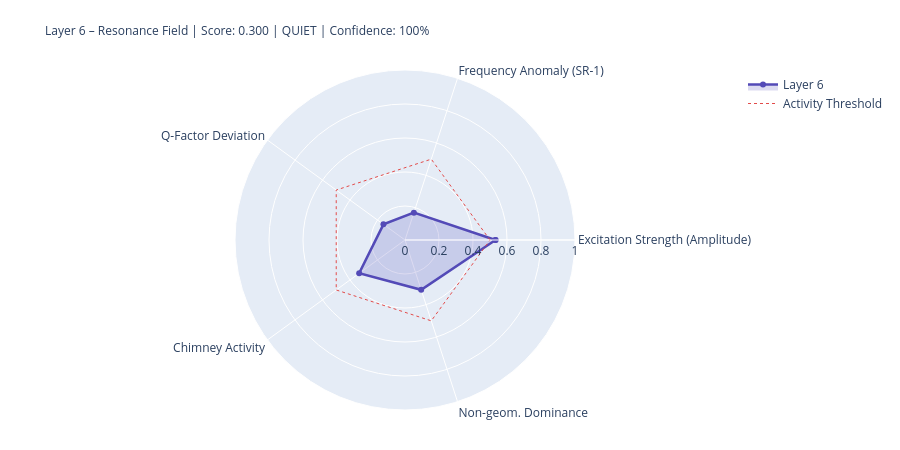

Notebook cell for this chart:
### Markdown cell above
---
## 4. State Assessment & Handoff to Layer 7

### Code cell
# ============================================================
# LAYER-6-SCORE
# ============================================================

def norm(v, lo, hi):
    if v is None: return None
    return round(max(0.0, min(1.0, (v - lo) / (hi - lo))), 4)

# 1) Excitation strength (from amplitude modulator)
excitation = norm(amp_mod_total, 0.5, 1.8)

# 2) Frequency anomaly (total shift of SR-1)
freq_anomaly = norm(abs(expected[1]['freq_shift_mHz']), 0, 200)

# 3) Q-factor deviation
q_anomaly = norm(abs(expected[1]['Q_factor_change']), 0, 30)

# 4) Chimney activity
chimney_score = norm(chimney_factor, 0.85, 1.15)

# 5) Non-geometric dominance (diagnostic feature)
non_geom_dom = norm(ratio, 0, 10)

COMPONENTS = {
    'Excitation Strength (Amplitude)':  {'score': excitation,    'source': 'derived_from_L3_L5', 'dynamic': True},
    'Frequency Anomaly (SR-1)':       {'score': freq_anomaly,  'source': 'derived_from_L4',   'dynamic': True},
    'Q-Factor Deviation':            {'score': q_anomaly,     'source': 'derived_from_L4',   'dynamic': True},
    'Chimney Activity':             {'score': chimney_score, 'source': 'time_of_day',       'dynamic': True},
    'Non-geom. Dominance':           {'score': non_geom_dom,  'source': 'diagnostic',        'dynamic': True},
}

available    = {k: v['score'] for k, v in COMPONENTS.items() if v['score'] is not None}
unavailable  = [k for k, v in COMPONENTS.items() if v['score'] is None]
layer6_score = round(sum(available.values()) / len(available), 4) if available else None
confidence   = round(len(available) / len(COMPONENTS), 2)
level = ('unknown' if layer6_score is None
         else 'quiet'   if layer6_score < 0.3
         else 'moderate' if layer6_score < 0.6
         else 'active')
dominant_l6 = max(available, key=available.get) if available else 'none'

W = 70
print('=' * W)
print('LAYER 6 – RESONANCE FIELD / SCHUMANN – STATE ASSESSMENT')
print('=' * W)
for name, comp in COMPONENTS.items():
    s = comp['score']
    if s is not None:
        bar = '█' * int(s*20) + '░' * (20-int(s*20))
        print(f'  {name:<32} {bar}  {s:.3f}  [{comp["source"]}]')
    else:
        print(f'  {name:<32} {"─"*20}  n/a   [missing]')
print('-' * W)
print(f'  Score:           {layer6_score:.3f}  ({len(available)}/{len(COMPONENTS)} components)')
print(f'  Confidence:      {confidence:.0%}')
print(f'  Level:           {level.upper()}')
print(f'  Dominant:        {dominant_l6}')
print(f'  SR-1 expected:   {expected[1]["freq_Hz"]:.4f} Hz  (Δ {expected[1]["freq_shift_mHz"]:+.1f} mHz vs 7.83 Hz)')
print(f'  Amplitude:       factor {amp_mod_total:.3f}  (vs reference)')
print(f'  Q-Factor SR-1:   {expected[1]["Q_factor"]:.2f}  ({expected[1]["Q_factor_change"]:+.1f}%)')
print('=' * W)

# Radar
cats   = list(available.keys())
vals_r = list(available.values())
if len(cats) >= 3:
    fig = go.Figure()
    fig.add_trace(go.Scatterpolar(
        r=vals_r + [vals_r[0]], theta=cats + [cats[0]],
        fill='toself', fillcolor='rgba(83,74,183,0.20)',
        line=dict(color='#534AB7', width=2.5), name='Layer 6'
    ))
    fig.add_trace(go.Scatterpolar(
        r=[0.5]*(len(cats)+1), theta=cats+[cats[0]],
        line=dict(color='#E24B4A', dash='dot', width=1),
        mode='lines', name='Activity Threshold'
    ))
    fig.update_layout(
        title=dict(
            text=f'Layer 6 – Resonance Field | Score: {layer6_score:.3f} | {level.upper()} | Confidence: {confidence:.0%}',
            font=dict(size=12)
        ),
        polar=dict(radialaxis=dict(visible=True, range=[0,1])),
        height=450, showlegend=True,
        margin=dict(l=80, r=80, t=70, b=40)
    )
    fig.show()

### Figure 1 — Plotly figure (JSON) as saved in the notebook; plotly's stock layout.template omitted (floating-point values rounded to 4 significant figures)
{"data": [{"fill": "toself", "fillcolor": "rgba(83,74,183,0.20)", "line": {"color": "#534AB7", "width": 2.5}, "name": "Layer 6", "r": [0.5324, 0.169, 0.1567, 0.3333, 0.3079, 0.5324], "theta": ["Excitation Strength (Amplitude)", "Frequency Anomaly (SR-1)", "Q-Factor Deviation", "Chimney Activity", "Non-geom. Dominance", "Excitation Strength (Amplitude)"], "type": "scatterpolar"}, {"line": {"color": "#E24B4A", "dash": "dot", "width": 1}, "mode": "lines", "name": "Activity Threshold", "r": [0.5, 0.5, 0.5, 0.5, 0.5, 0.5], "theta": ["Excitation Strength (Amplitude)", "Frequency Anomaly (SR-1)", "Q-Factor Deviation", "Chimney Activity", "Non-geom. Dominance", "Excitation Strength (Amplitude)"], "type": "scatterpolar"}], "layout": {"height": 450, "margin": {"b": 40, "l": 80, "r": 80, "t": 70}, "polar": {"radialaxis": {"range": [0, 1], "visible": true}}, "showlegend": true, "title": {"font": {"size": 12}, "text": "Layer 6 – Resonance Field | Score: 0.300 | QUIET | Confidence: 100%"}}}
